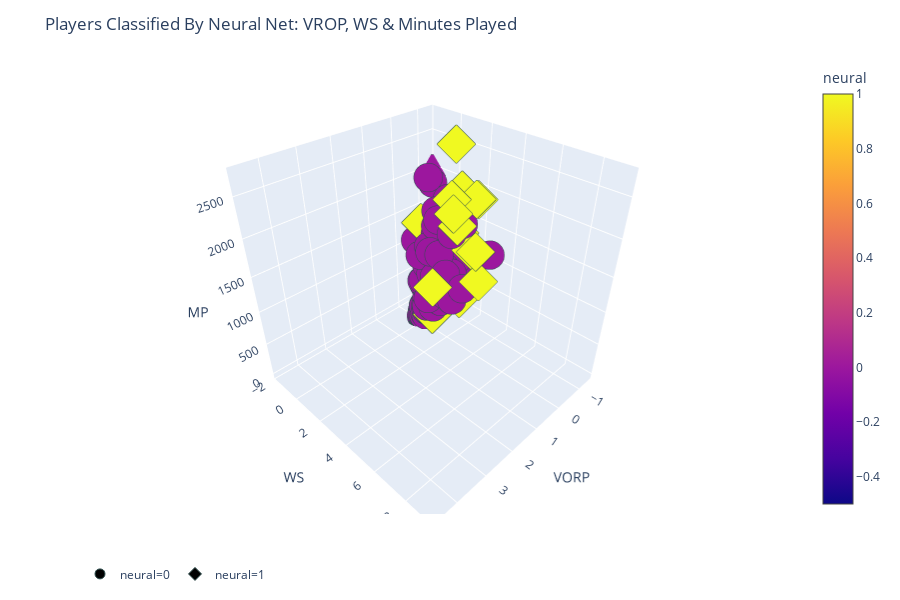

Source (notebook cell):
### Code cell
fig = px.scatter_3d(test_master_w_predictions, x='VORP', y='WS', z='MP',
            color='neural', 
            hover_name='Player_name', 
            hover_data=['USG%', 'PER', 'MP', 'VORP', 'Age'], 
            symbol='neural')
fig.update_traces(marker=dict(size=10,
                              line=dict(width=1,
                                        color='DarkSlateGrey')),
                  selector=dict(mode='markers'))

# fig.update_layout(scene=dict(xaxis=dict(range=[-15,10],),))
fig.update_layout(legend_orientation="h")
fig.update_layout(
    title=go.layout.Title(
        text="Players Classified By Neural Net: VROP, WS & Minutes Played"))
fig.show()

# plotly.offline.plot(fig, filename='html_files/ws_vorp_mp.html')

### Figure 1 — Plotly figure (JSON) as saved in the notebook; plotly's stock layout.template omitted (floating-point values rounded to 4 significant figures; data arrays with more than 128 entries replaced by an {"elided": "..."} marker saying what was removed)
{"data": [{"customdata": {"elided": "146x5 float values"}, "hoverlabel": {"namelength": 0}, "hovertemplate": "<b>%{hovertext}</b><br><br>neural=%{marker.color}<br>VORP=%{customdata[3]}<br>WS=%{y}<br>MP=%{customdata[2]}<br>USG%=%{customdata[0]}<br>PER=%{customdata[1]}<br>Age=%{customdata[4]}", "hovertext": {"elided": "146 str values"}, "legendgroup": "neural=0", "marker": {"color": {"elided": "146 int values"}, "coloraxis": "coloraxis", "line": {"color": "DarkSlateGrey", "width": 1}, "size": 10, "symbol": "circle"}, "mode": "markers", "name": "neural=0", "scene": "scene", "showlegend": true, "type": "scatter3d", "x": {"elided": "146 float values"}, "y": {"elided": "146 float values"}, "z": {"elided": "146 int values"}}, {"customdata": [[15.9, 18.5, 2096, 2.4, 20], [24.5, 18.1, 2546, 2, 21], [23.8, 14, 2314, 0.2, 23], [25.1, 17.1, 1682, 0, 21], [31.6, 17.2, 2598, 1.7, 22], [22.1, 15.1, 2455, 0.8, 20], [22.2, 13.8, 1975, 0.4, 20], [22.8, 16.1, 2565, 1.2, 20], [22.1, 17.5, 1810, 0.8, 21], [22.3, 20, 2732, 4.6, 21], [18.8, 24.2, 214, 0.1, 21], [28.6, 14.6, 2730, -0.2, 20], [17.6, 19.2, 1064, 0.8, 23], [18.6, 18.6, 1193, 1.1, 23], [24.1, 14.8, 1134, -0.4, 21], [24.3, 17.4, 2164, 1.2, 21], [26.6, 15.3, 1811, 0.7, 20], [19.5, 18.5, 2541, 2.8, 20]], "hoverlabel": {"namelength": 0}, "hovertemplate": "<b>%{hovertext}</b><br><br>neural=%{marker.color}<br>VORP=%{customdata[3]}<br>WS=%{y}<br>MP=%{customdata[2]}<br>USG%=%{customdata[0]}<br>PER=%{customdata[1]}<br>Age=%{customdata[4]}", "hovertext": ["Jarrett Allen", "De'Aaron Fox", "Kyle Kuzma", "Lauri Markkanen", "Donovan Mitchell", "Jayson Tatum", "Brandon Ingram", "Jamal Murray", "Domantas Sabonis", "Ben Simmons", "Ante Žižić", "Devin Booker", "Montrezl Harrell", "Richaun Holmes", "Jahlil Okafor", "Kristaps Porzingis", "D'Angelo Russell", "Myles Turner"], "legendgroup": "neural=1", "marker": {"color": [1, 1, 1, 1, 1, 1, 1, 1, 1, 1, 1, 1, 1, 1, 1, 1, 1, 1], "coloraxis": "coloraxis", "line": {"color": "DarkSlateGrey", "width": 1}, "size": 10, "symbol": "diamond"}, "mode": "markers", "name": "neural=1", "scene": "scene", "showlegend": true, "type": "scatter3d", "x": [2.4, 2, 0.2, 0, 1.7, 0.8, 0.4, 1.2, 0.8, 4.6, 0.1, -0.2, 0.8, 1.1, -0.4, 1.2, 0.7, 2.8], "y": [7.6, 5.6, 3.1, 2.7, 5, 5, 2.8, 5.5, 4.7, 9.2, 1, 2, 4.1, 3.8, 1.2, 4.5, 1.3, 8], "z": [2096, 2546, 2314, 1682, 2598, 2455, 1975, 2565, 1810, 2732, 214, 2730, 1064, 1193, 1134, 2164, 1811, 2541]}], "layout": {"coloraxis": {"colorbar": {"title": {"text": "neural"}}, "colorscale": [[0, "#0d0887"], [0.1111, "#46039f"], [0.2222, "#7201a8"], [0.3333, "#9c179e"], [0.4444, "#bd3786"], [0.5556, "#d8576b"], [0.6667, "#ed7953"], [0.7778, "#fb9f3a"], [0.8889, "#fdca26"], [1, "#f0f921"]]}, "height": 600, "legend": {"orientation": "h", "tracegroupgap": 0}, "margin": {"t": 60}, "scene": {"domain": {"x": [0, 0.98], "y": [0, 1]}, "xaxis": {"title": {"text": "VORP"}}, "yaxis": {"title": {"text": "WS"}}, "zaxis": {"title": {"text": "MP"}}}, "title": {"text": "Players Classified By Neural Net: VROP, WS & Minutes Played"}}}
